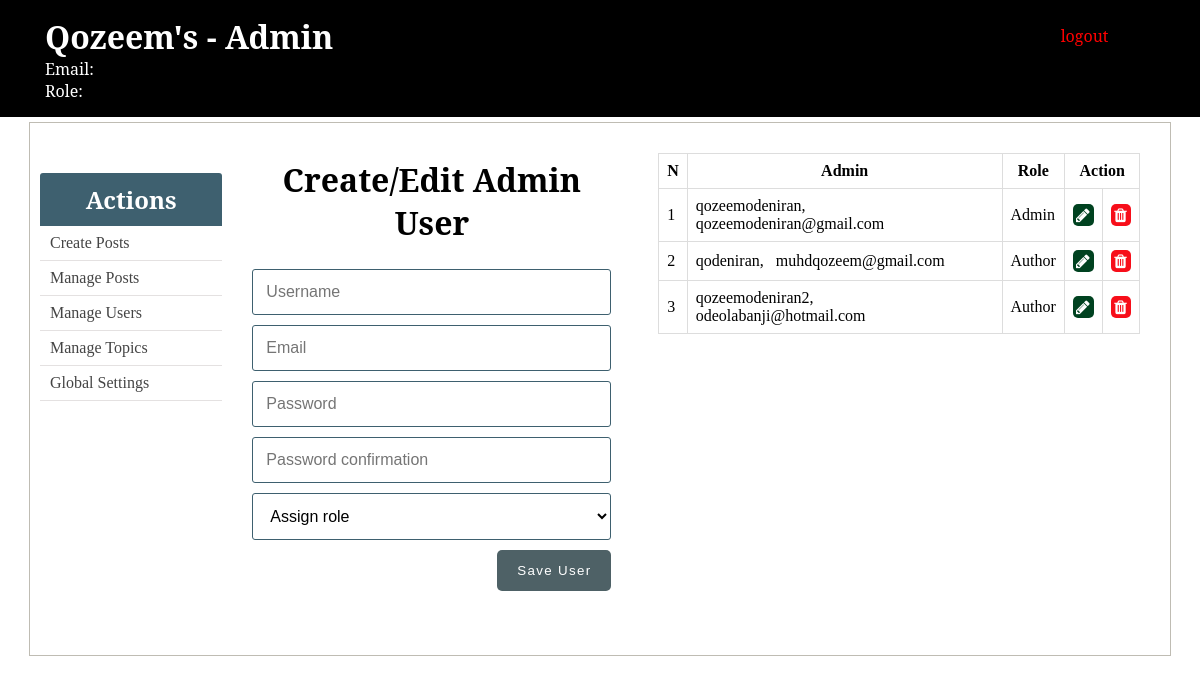
The page /admin/users.php on the database as committed earlier.
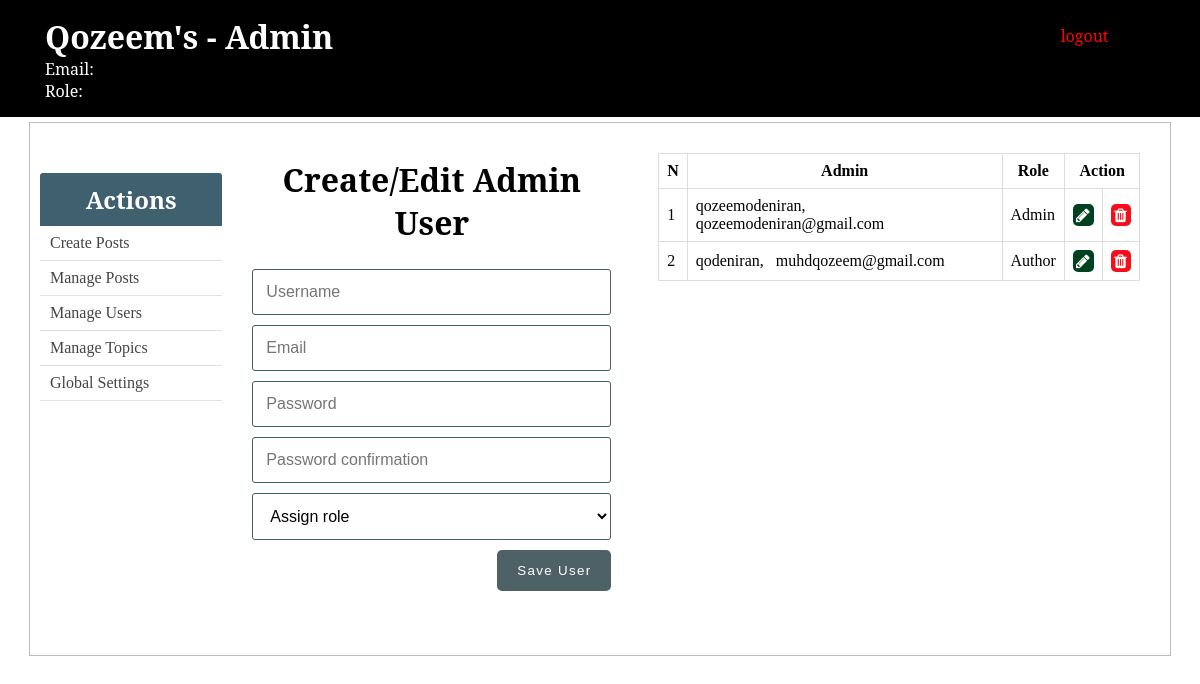
The same page on the database as committed later.
### tables this page shows
CREATE TABLE `users` (
  `id` int(11) NOT NULL,
  `username` varchar(255) NOT NULL,
  `email` varchar(255) NOT NULL,
  `role` enum('Author','Admin') DEFAULT NULL,
  `password` varchar(255) NOT NULL,
  `created_at` timestamp NULL DEFAULT current_timestamp(),
  `updated_at` timestamp NULL DEFAULT NULL
);

### admin/includes/admin_functions.php (called while the page is built, shortened)
<?php
$isEditingUser = false;
$username = "";
$email = "";
function getAdminUsers(){
	global $conn, $roles;
	$sql = "SELECT * FROM users WHERE role IS NOT NULL";
	$result = mysqli_query($conn, $sql);
	$users = mysqli_fetch_all($result, MYSQLI_ASSOC);
	return $users;
}
?>

### admin/users.php (the view, shortened to what this page needs)
<?php  include('../config.php'); ?>
<?php  include(ROOT_PATH . '/admin/includes/admin_functions.php'); ?>
<?php
	$admins = getAdminUsers();
?>
<?php include(ROOT_PATH . '/admin/includes/head_section.php'); ?>
</head>
<body>
	<?php include(ROOT_PATH . '/admin/includes/navbar.php') ?>
	<div class="container content">
		<?php include(ROOT_PATH . '/admin/includes/menu.php') ?>
		<div class="action">
			<h1 class="page-title">Create/Edit Admin User</h1>
			<form method="post" action="<?php echo BASE_URL . 'admin/users.php'; ?>" >
				<input type="text" name="username" value="<?php echo $username; ?>" placeholder="Username">
				<input type="email" name="email" value="<?php echo $email ?>" placeholder="Email">
				<input type="password" name="password" placeholder="Password">
				<input type="password" name="passwordConfirmation" placeholder="Password confirmation">
				<select name="role">
					<option value="" selected disabled>Assign role</option>
				</select>
				<?php if ($isEditingUser === true): ?>
					<button type="submit" class="btn" name="update_admin">UPDATE</button>
				<?php else: ?>
					<button type="submit" class="btn" name="create_admin">Save User</button>
				<?php endif ?>
			</form>
		</div>
		<div class="table-div">
			<?php if (empty($admins)): ?>
				<h1>No admins in the database.</h1>
			<?php else: ?>
				<table class="table">
					<thead>
						<th>N</th>
						<th>Admin</th>
						<th>Role</th>
						<th colspan="2">Action</th>
					</thead>
					<tbody>
					<?php foreach ($admins as $key => $admin): ?>
						<tr>
							<td><?php echo $key + 1; ?></td>
							<td>
								<?php echo $admin['username']; ?>, &nbsp;
								<?php echo $admin['email']; ?>
							</td>
							<td><?php echo $admin['role']; ?></td>
							<td>
								<a class="fa fa-pencil btn edit"
									href="users.php?edit-admin=<?php echo $admin['id'] ?>">
								</a>
							</td>
							<td>
								<a class="fa fa-trash btn delete"
								    href="users.php?delete-admin=<?php echo $admin['id'] ?>">
								</a>
							</td>
						</tr>
					<?php endforeach ?>
					</tbody>
				</table>
			<?php endif ?>
		</div>
	</div>
</body>
</html>

Rows that differ between the two databases and show on the page:
removed users: username "qozeemodeniran2", email "odeolabanji@hotmail.com", role "Author"
